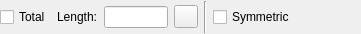
<?xml version="1.0" encoding="UTF-8"?>
<ui version="4.0">
 <class>LC_TrimAmountOptionsWidget</class>
 <widget class="QWidget" name="LC_TrimAmountOptionsWidget">
  <property name="geometry">
   <rect>
    <x>0</x>
    <y>0</y>
    <width>361</width>
    <height>34</height>
   </rect>
  </property>
  <property name="sizePolicy">
   <sizepolicy hsizetype="Preferred" vsizetype="Maximum">
    <horstretch>0</horstretch>
    <verstretch>0</verstretch>
   </sizepolicy>
  </property>
  <property name="windowTitle">
   <string>Trim Amount Options</string>
  </property>
  <property name="toolTip">
   <string>Distance. Negative values for trimming, positive values for extending.</string>
  </property>
  <layout class="QHBoxLayout">
   <property name="spacing">
    <number>6</number>
   </property>
   <property name="leftMargin">
    <number>0</number>
   </property>
   <property name="topMargin">
    <number>1</number>
   </property>
   <property name="rightMargin">
    <number>0</number>
   </property>
   <property name="bottomMargin">
    <number>1</number>
   </property>
   <item>
    <widget class="QCheckBox" name="cbTotalLength">
     <property name="sizePolicy">
      <sizepolicy hsizetype="Preferred" vsizetype="Preferred">
       <horstretch>0</horstretch>
       <verstretch>0</verstretch>
      </sizepolicy>
     </property>
     <property name="toolTip">
      <string>The input length is used as total length after trimming, instead of length increase</string>
     </property>
     <property name="text">
      <string>Total</string>
     </property>
    </widget>
   </item>
   <item>
    <widget class="QLabel" name="lDist">
     <property name="sizePolicy">
      <sizepolicy hsizetype="Preferred" vsizetype="Preferred">
       <horstretch>0</horstretch>
       <verstretch>0</verstretch>
      </sizepolicy>
     </property>
     <property name="minimumSize">
      <size>
       <width>0</width>
       <height>0</height>
      </size>
     </property>
     <property name="text">
      <string>Length:</string>
     </property>
     <property name="alignment">
      <set>Qt::AlignmentFlag::AlignLeading|Qt::AlignmentFlag::AlignLeft|Qt::AlignmentFlag::AlignVCenter</set>
     </property>
     <property name="wordWrap">
      <bool>false</bool>
     </property>
    </widget>
   </item>
   <item>
    <widget class="QLineEdit" name="leDist">
     <property name="sizePolicy">
      <sizepolicy hsizetype="Maximum" vsizetype="Fixed">
       <horstretch>40</horstretch>
       <verstretch>22</verstretch>
      </sizepolicy>
     </property>
     <property name="maximumSize">
      <size>
       <width>64</width>
       <height>16777215</height>
      </size>
     </property>
     <property name="toolTip">
      <string>Distance. Negative values for trimming, positive values for extending. Negative sign is ignored when trimming to final total length.</string>
     </property>
     <property name="toolTipDuration">
      <number>2</number>
     </property>
     <property name="maxLength">
      <number>32769</number>
     </property>
    </widget>
   </item>
   <item>
    <widget class="QToolButton" name="tbPickLength">
     <property name="toolTip">
      <string>Pick length from drawing</string>
     </property>
     <property name="text">
      <string/>
     </property>
     <property name="icon">
      <iconset resource="../../../../res/icons/icons.qrc">
       <normaloff>:/icons/interactive_pick_distance.lci</normaloff>:/icons/interactive_pick_distance.lci</iconset>
     </property>
    </widget>
   </item>
   <item>
    <widget class="Line" name="line">
     <property name="orientation">
      <enum>Qt::Orientation::Vertical</enum>
     </property>
    </widget>
   </item>
   <item>
    <widget class="QCheckBox" name="cbSymmetric">
     <property name="sizePolicy">
      <sizepolicy hsizetype="Preferred" vsizetype="Fixed">
       <horstretch>0</horstretch>
       <verstretch>0</verstretch>
      </sizepolicy>
     </property>
     <property name="toolTip">
      <string>If checked, trim/extension is performed for both sides of line.</string>
     </property>
     <property name="text">
      <string>Symmetric</string>
     </property>
    </widget>
   </item>
   <item>
    <spacer name="horizontalSpacer">
     <property name="orientation">
      <enum>Qt::Orientation::Horizontal</enum>
     </property>
     <property name="sizeHint" stdset="0">
      <size>
       <width>0</width>
       <height>20</height>
      </size>
     </property>
    </spacer>
   </item>
  </layout>
 </widget>
 <layoutdefault spacing="6" margin="11"/>
 <resources>
  <include location="../../../../res/icons/icons.qrc"/>
 </resources>
 <connections/>
</ui>
